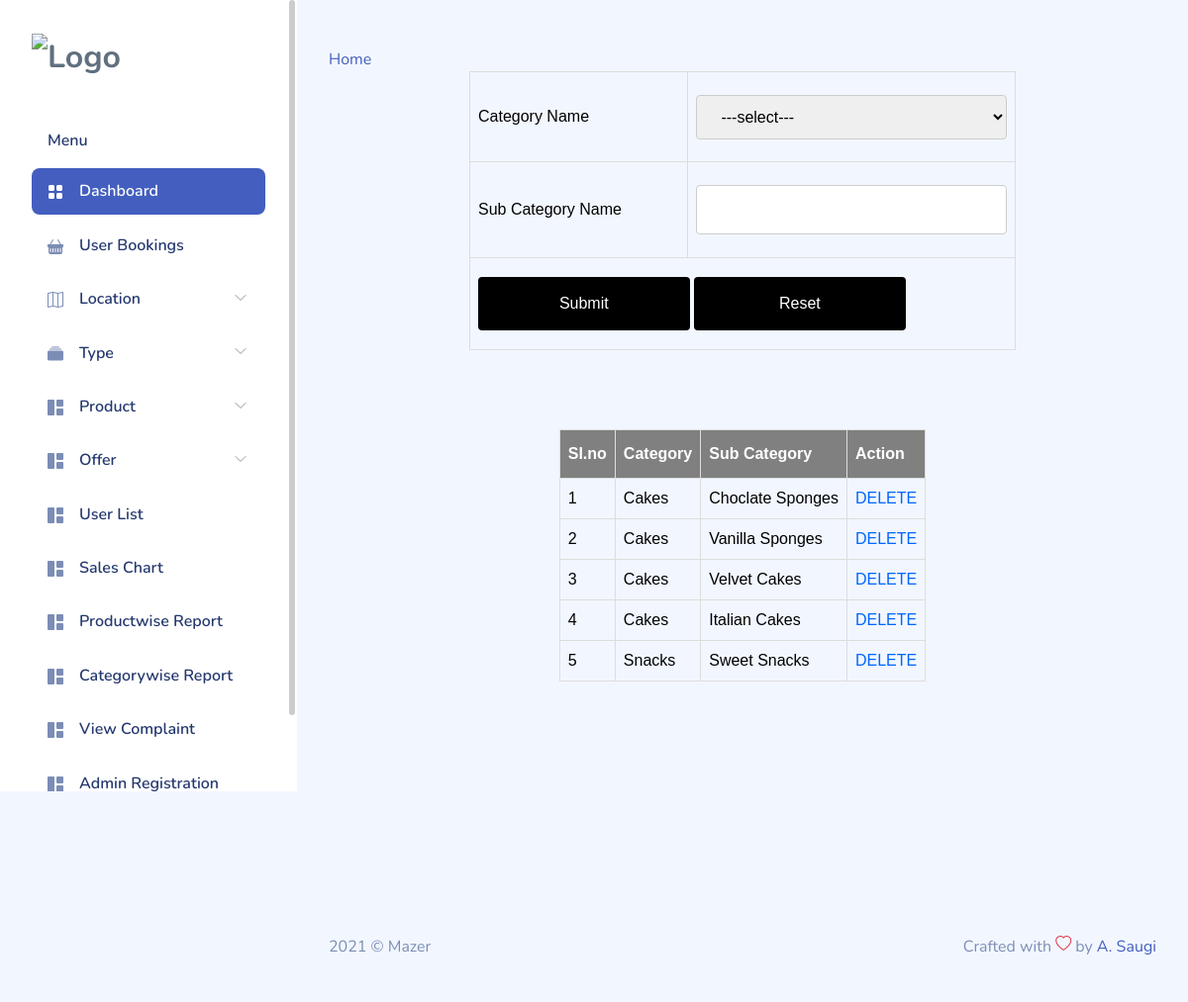
Page /PROJECT/Admin/SubCategory.php on the committed database.
### tables this page shows
CREATE TABLE `tbl_subcat` (
  `subcat_id` int(11) NOT NULL,
  `subcat_name` varchar(50) NOT NULL,
  `cat_id` int(11) NOT NULL
);

CREATE TABLE `tbl_category` (
  `cat_id` int(11) NOT NULL,
  `cat_name` varchar(50) NOT NULL
);

### PROJECT/Admin/SubCategory.php (the view, shortened to what this page needs)
<?php
include("../Assets/Connection/Connection.php");
include("Head.php");
 ?>
<!DOCTYPE html PUBLIC "-//W3C//DTD XHTML 1.0 Transitional//EN" "http://www.w3.org/TR/xhtml1/DTD/xhtml1-transitional.dtd">
<html xmlns="http://www.w3.org/1999/xhtml">
<head>
</head>
<body>
<a href="HomePage.php">Home</a>
<center>
<div id="tab" align="center">
<form id="form1" name="form1" method="post" action="">
  <table width="552" height="282" border="1" cellpadding="10">
    <tr>
      <td width="200" scope="row">Category Name</td>
      <td width="300">
      <select name="sel_category" id="sel_category">
      <option value="">---select---</option>
      </select></td>
    </tr>
    <tr>
      <td scope="row">Sub Category Name</td>
      <td><input type="text" name="txt_subcat" id="txt_subcat" /></td>
    </tr>
    <tr>
      <td colspan="2" scope="row"><input type="submit" name="btn_submit" id="btn_submit" value="Submit" />
      <input type="reset" name="btn_reset" id="btn_reset" value="Reset" /></td>
    </tr>
  </table>
  <p>&nbsp;</p>
  <p>&nbsp;</p>
  <table border="1" cellpadding="10">
    <tr>
      <th scope="col">Sl.no</th>
      <th scope="col">Category</th>
      <th scope="col">Sub Category</th>
      <th scope="col">Action</th>
    </tr>
     <?php
	  $selQry="SELECT * FROM tbl_subcat s inner join tbl_category c on s.cat_id=c.cat_id";
	  $row=$conn->query($selQry);
	  $i=0;
	  while($data=$row->fetch_assoc())
	  {
	   $i++;
	  ?>
    <tr>
      <td><?php echo $i?></td>
      <td><?php echo $data["cat_name"]?></td>
      <td><?php echo $data["subcat_name"]?></td>
      <td><a href="SubCategory.php?did=<?php echo $data["subcat_id"]?>">DELETE</a></td>
    </tr>
     <?php
	  }
	  ?>
  </table>
  <p>&nbsp;</p>
</form>
  </div>
</center>
</body>
<?php
include("Foot.php");
?>
</html>

### PROJECT/Assets/Template/Admin/assets/css/app.css (style rules this page uses)
a { text-decoration:none }

### PROJECT/Assets/Template/Admin/form.css (style rules this page uses)
#tab { font-family: "Trebuchet MS", Arial, Helvetica, sans-serif; border-collapse: collapse; width: 100%; }
#tab td, #tab th { border: 1px solid #ddd; padding: 8px; color: black; }
#tab a { color:#06F; }
#tab th { padding-top: 12px; padding-bottom: 12px; text-align: left; background-color: gray; color: white; }
input[type=text],[type=password],[type=email],[type=date], select { width: 100%; padding: 12px 20px; margin: 8px 0; display: inline-block; border: 1px solid #ccc; border-radius: 4px; box-sizing: border-box; }
input[type=submit] { width: 40%; background-color: black; color: white; padding: 15px; margin: 4px 0; border: none; border-radius: 4px; cursor: pointer; }
input[type=reset] { width: 40%; background-color: black; color: white; padding: 15px; margin: 4px 0; border: none; border-radius: 4px; cursor: pointer; }

### rows in the picture
tbl_subcat: cat.cat_name "Cakes", subcat_name "Choclate Sponges"
tbl_subcat: cat.cat_name "Cakes", subcat_name "Vanilla Sponges"
tbl_subcat: cat.cat_name "Cakes", subcat_name "Velvet Cakes"
tbl_subcat: cat.cat_name "Cakes", subcat_name "Italian Cakes"
tbl_subcat: cat.cat_name "Snacks", subcat_name "Sweet Snacks"
